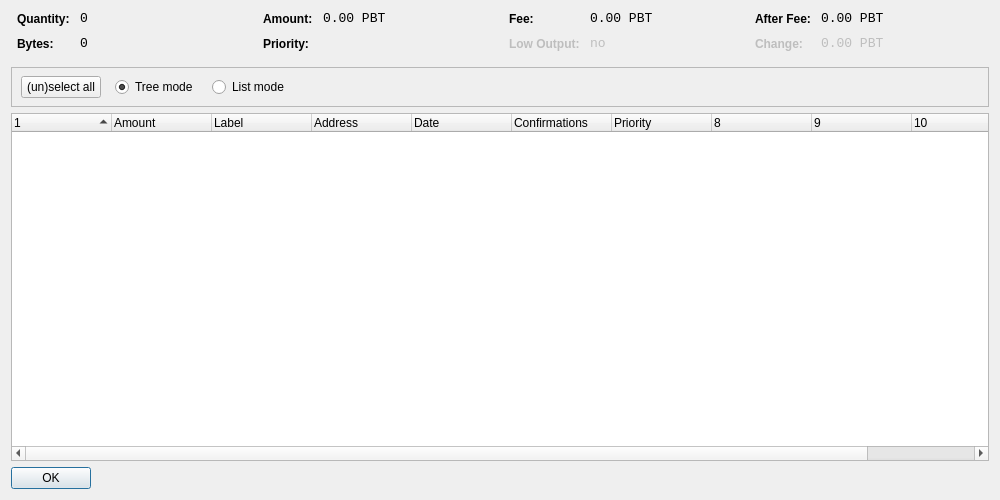
<?xml version="1.0" encoding="UTF-8"?>
<ui version="4.0">
 <class>CoinControlDialog</class>
 <widget class="QDialog" name="CoinControlDialog">
  <property name="geometry">
   <rect>
    <x>0</x>
    <y>0</y>
    <width>1000</width>
    <height>500</height>
   </rect>
  </property>
  <property name="windowTitle">
   <string>Coin Control</string>
  </property>
  <layout class="QVBoxLayout" name="verticalLayout">
   <item>
    <layout class="QHBoxLayout" name="horizontalLayoutTop" stretch="0,0,0,0">
     <property name="topMargin">
      <number>0</number>
     </property>
     <property name="bottomMargin">
      <number>10</number>
     </property>
     <item>
      <layout class="QFormLayout" name="formLayoutCoinControl1">
       <property name="horizontalSpacing">
        <number>10</number>
       </property>
       <property name="verticalSpacing">
        <number>10</number>
       </property>
       <property name="leftMargin">
        <number>6</number>
       </property>
       <property name="rightMargin">
        <number>6</number>
       </property>
       <item row="0" column="0">
        <widget class="QLabel" name="labelCoinControlQuantityText">
         <property name="styleSheet">
          <string notr="true">font-weight:bold;</string>
         </property>
         <property name="text">
          <string>Quantity:</string>
         </property>
        </widget>
       </item>
       <item row="0" column="1">
        <widget class="QLabel" name="labelCoinControlQuantity">
         <property name="font">
          <font>
           <family>Monospace</family>
           <pointsize>10</pointsize>
          </font>
         </property>
         <property name="cursor">
          <cursorShape>IBeamCursor</cursorShape>
         </property>
         <property name="contextMenuPolicy">
          <enum>Qt::ActionsContextMenu</enum>
         </property>
         <property name="text">
          <string notr="true">0</string>
         </property>
         <property name="textInteractionFlags">
          <set>Qt::LinksAccessibleByMouse|Qt::TextSelectableByKeyboard|Qt::TextSelectableByMouse</set>
         </property>
        </widget>
       </item>
       <item row="1" column="0">
        <widget class="QLabel" name="labelCoinControlBytesText">
         <property name="styleSheet">
          <string notr="true">font-weight:bold;</string>
         </property>
         <property name="text">
          <string>Bytes:</string>
         </property>
        </widget>
       </item>
       <item row="1" column="1">
        <widget class="QLabel" name="labelCoinControlBytes">
         <property name="font">
          <font>
           <family>Monospace</family>
           <pointsize>10</pointsize>
          </font>
         </property>
         <property name="cursor">
          <cursorShape>IBeamCursor</cursorShape>
         </property>
         <property name="contextMenuPolicy">
          <enum>Qt::ActionsContextMenu</enum>
         </property>
         <property name="text">
          <string notr="true">0</string>
         </property>
         <property name="textInteractionFlags">
          <set>Qt::LinksAccessibleByMouse|Qt::TextSelectableByKeyboard|Qt::TextSelectableByMouse</set>
         </property>
        </widget>
       </item>
      </layout>
     </item>
     <item>
      <layout class="QFormLayout" name="formLayoutCoinControl2">
       <property name="horizontalSpacing">
        <number>10</number>
       </property>
       <property name="verticalSpacing">
        <number>10</number>
       </property>
       <property name="leftMargin">
        <number>6</number>
       </property>
       <property name="rightMargin">
        <number>6</number>
       </property>
       <item row="0" column="0">
        <widget class="QLabel" name="labelCoinControlAmountText">
         <property name="styleSheet">
          <string notr="true">font-weight:bold;</string>
         </property>
         <property name="text">
          <string>Amount:</string>
         </property>
        </widget>
       </item>
       <item row="0" column="1">
        <widget class="QLabel" name="labelCoinControlAmount">
         <property name="font">
          <font>
           <family>Monospace</family>
           <pointsize>10</pointsize>
          </font>
         </property>
         <property name="cursor">
          <cursorShape>IBeamCursor</cursorShape>
         </property>
         <property name="contextMenuPolicy">
          <enum>Qt::ActionsContextMenu</enum>
         </property>
         <property name="text">
          <string notr="true">0.00 PBT</string>
         </property>
         <property name="textInteractionFlags">
          <set>Qt::LinksAccessibleByMouse|Qt::TextSelectableByKeyboard|Qt::TextSelectableByMouse</set>
         </property>
        </widget>
       </item>
       <item row="1" column="0">
        <widget class="QLabel" name="labelCoinControlPriorityText">
         <property name="styleSheet">
          <string notr="true">font-weight:bold;</string>
         </property>
         <property name="text">
          <string>Priority:</string>
         </property>
        </widget>
       </item>
       <item row="1" column="1">
        <widget class="QLabel" name="labelCoinControlPriority">
         <property name="font">
          <font>
           <family>Monospace</family>
           <pointsize>10</pointsize>
          </font>
         </property>
         <property name="cursor">
          <cursorShape>IBeamCursor</cursorShape>
         </property>
         <property name="contextMenuPolicy">
          <enum>Qt::ActionsContextMenu</enum>
         </property>
         <property name="text">
          <string/>
         </property>
         <property name="textInteractionFlags">
          <set>Qt::LinksAccessibleByMouse|Qt::TextSelectableByKeyboard|Qt::TextSelectableByMouse</set>
         </property>
        </widget>
       </item>
      </layout>
     </item>
     <item>
      <layout class="QFormLayout" name="formLayoutCoinControl3">
       <property name="horizontalSpacing">
        <number>10</number>
       </property>
       <property name="verticalSpacing">
        <number>10</number>
       </property>
       <property name="leftMargin">
        <number>6</number>
       </property>
       <property name="rightMargin">
        <number>6</number>
       </property>
       <item row="0" column="0">
        <widget class="QLabel" name="labelCoinControlFeeText">
         <property name="styleSheet">
          <string notr="true">font-weight:bold;</string>
         </property>
         <property name="text">
          <string>Fee:</string>
         </property>
        </widget>
       </item>
       <item row="0" column="1">
        <widget class="QLabel" name="labelCoinControlFee">
         <property name="font">
          <font>
           <family>Monospace</family>
           <pointsize>10</pointsize>
          </font>
         </property>
         <property name="cursor">
          <cursorShape>IBeamCursor</cursorShape>
         </property>
         <property name="contextMenuPolicy">
          <enum>Qt::ActionsContextMenu</enum>
         </property>
         <property name="text">
          <string notr="true">0.00 PBT</string>
         </property>
         <property name="textInteractionFlags">
          <set>Qt::LinksAccessibleByMouse|Qt::TextSelectableByKeyboard|Qt::TextSelectableByMouse</set>
         </property>
        </widget>
       </item>
       <item row="1" column="0">
        <widget class="QLabel" name="labelCoinControlLowOutputText">
         <property name="enabled">
          <bool>false</bool>
         </property>
         <property name="styleSheet">
          <string notr="true">font-weight:bold;</string>
         </property>
         <property name="text">
          <string>Low Output:</string>
         </property>
        </widget>
       </item>
       <item row="1" column="1">
        <widget class="QLabel" name="labelCoinControlLowOutput">
         <property name="enabled">
          <bool>false</bool>
         </property>
         <property name="font">
          <font>
           <family>Monospace</family>
           <pointsize>10</pointsize>
          </font>
         </property>
         <property name="cursor">
          <cursorShape>IBeamCursor</cursorShape>
         </property>
         <property name="contextMenuPolicy">
          <enum>Qt::ActionsContextMenu</enum>
         </property>
         <property name="text">
          <string notr="true">no</string>
         </property>
         <property name="textInteractionFlags">
          <set>Qt::LinksAccessibleByMouse|Qt::TextSelectableByKeyboard|Qt::TextSelectableByMouse</set>
         </property>
        </widget>
       </item>
      </layout>
     </item>
     <item>
      <layout class="QFormLayout" name="formLayoutCoinControl4">
       <property name="horizontalSpacing">
        <number>10</number>
       </property>
       <property name="verticalSpacing">
        <number>10</number>
       </property>
       <property name="leftMargin">
        <number>6</number>
       </property>
       <property name="rightMargin">
        <number>6</number>
       </property>
       <item row="0" column="0">
        <widget class="QLabel" name="labelCoinControlAfterFeeText">
         <property name="styleSheet">
          <string notr="true">font-weight:bold;</string>
         </property>
         <property name="text">
          <string>After Fee:</string>
         </property>
        </widget>
       </item>
       <item row="0" column="1">
        <widget class="QLabel" name="labelCoinControlAfterFee">
         <property name="font">
          <font>
           <family>Monospace</family>
           <pointsize>10</pointsize>
          </font>
         </property>
         <property name="cursor">
          <cursorShape>IBeamCursor</cursorShape>
         </property>
         <property name="contextMenuPolicy">
          <enum>Qt::ActionsContextMenu</enum>
         </property>
         <property name="text">
          <string notr="true">0.00 PBT</string>
         </property>
         <property name="textInteractionFlags">
          <set>Qt::LinksAccessibleByMouse|Qt::TextSelectableByKeyboard|Qt::TextSelectableByMouse</set>
         </property>
        </widget>
       </item>
       <item row="1" column="0">
        <widget class="QLabel" name="labelCoinControlChangeText">
         <property name="enabled">
          <bool>false</bool>
         </property>
         <property name="styleSheet">
          <string notr="true">font-weight:bold;</string>
         </property>
         <property name="text">
          <string>Change:</string>
         </property>
        </widget>
       </item>
       <item row="1" column="1">
        <widget class="QLabel" name="labelCoinControlChange">
         <property name="enabled">
          <bool>false</bool>
         </property>
         <property name="font">
          <font>
           <family>Monospace</family>
           <pointsize>10</pointsize>
          </font>
         </property>
         <property name="cursor">
          <cursorShape>IBeamCursor</cursorShape>
         </property>
         <property name="contextMenuPolicy">
          <enum>Qt::ActionsContextMenu</enum>
         </property>
         <property name="text">
          <string notr="true">0.00 PBT</string>
         </property>
         <property name="textInteractionFlags">
          <set>Qt::LinksAccessibleByMouse|Qt::TextSelectableByKeyboard|Qt::TextSelectableByMouse</set>
         </property>
        </widget>
       </item>
      </layout>
     </item>
    </layout>
   </item>
   <item>
    <widget class="QFrame" name="frame">
     <property name="minimumSize">
      <size>
       <width>0</width>
       <height>40</height>
      </size>
     </property>
     <property name="frameShape">
      <enum>QFrame::StyledPanel</enum>
     </property>
     <property name="frameShadow">
      <enum>QFrame::Sunken</enum>
     </property>
     <widget class="QWidget" name="horizontalLayoutWidget">
      <property name="geometry">
       <rect>
        <x>10</x>
        <y>0</y>
        <width>781</width>
        <height>41</height>
       </rect>
      </property>
      <layout class="QHBoxLayout" name="horizontalLayoutPanel" stretch="0,0,0,0,0">
       <property name="spacing">
        <number>14</number>
       </property>
       <item>
        <widget class="QPushButton" name="pushButtonSelectAll">
         <property name="sizePolicy">
          <sizepolicy hsizetype="Maximum" vsizetype="Fixed">
           <horstretch>0</horstretch>
           <verstretch>0</verstretch>
          </sizepolicy>
         </property>
         <property name="text">
          <string>(un)select all</string>
         </property>
        </widget>
       </item>
       <item>
        <widget class="QRadioButton" name="radioTreeMode">
         <property name="sizePolicy">
          <sizepolicy hsizetype="Maximum" vsizetype="Fixed">
           <horstretch>0</horstretch>
           <verstretch>0</verstretch>
          </sizepolicy>
         </property>
         <property name="text">
          <string>Tree mode</string>
         </property>
         <property name="checked">
          <bool>true</bool>
         </property>
        </widget>
       </item>
       <item>
        <widget class="QRadioButton" name="radioListMode">
         <property name="sizePolicy">
          <sizepolicy hsizetype="Maximum" vsizetype="Fixed">
           <horstretch>0</horstretch>
           <verstretch>0</verstretch>
          </sizepolicy>
         </property>
         <property name="text">
          <string>List mode</string>
         </property>
        </widget>
       </item>
       <item>
        <spacer name="horizontalSpacer">
         <property name="orientation">
          <enum>Qt::Horizontal</enum>
         </property>
         <property name="sizeHint" stdset="0">
          <size>
           <width>40</width>
           <height>20</height>
          </size>
         </property>
        </spacer>
       </item>
      </layout>
     </widget>
    </widget>
   </item>
   <item>
    <widget class="CoinControlTreeWidget" name="treeWidget">
     <property name="contextMenuPolicy">
      <enum>Qt::CustomContextMenu</enum>
     </property>
     <property name="sortingEnabled">
      <bool>false</bool>
     </property>
     <property name="columnCount">
      <number>11</number>
     </property>
     <attribute name="headerShowSortIndicator" stdset="0">
      <bool>true</bool>
     </attribute>
     <attribute name="headerStretchLastSection">
      <bool>false</bool>
     </attribute>
     <column>
      <property name="text">
       <string/>
      </property>
     </column>
     <column>
      <property name="text">
       <string>Amount</string>
      </property>
     </column>
     <column>
      <property name="text">
       <string>Label</string>
      </property>
     </column>
     <column>
      <property name="text">
       <string>Address</string>
      </property>
     </column>
     <column>
      <property name="text">
       <string>Date</string>
      </property>
     </column>
     <column>
      <property name="text">
       <string>Confirmations</string>
      </property>
      <property name="toolTip">
       <string>Confirmed</string>
      </property>
     </column>
     <column>
      <property name="text">
       <string>Priority</string>
      </property>
     </column>
     <column>
      <property name="text">
       <string/>
      </property>
     </column>
     <column>
      <property name="text">
       <string/>
      </property>
     </column>
     <column>
      <property name="text">
       <string/>
      </property>
     </column>
     <column>
      <property name="text">
       <string/>
      </property>
     </column>
    </widget>
   </item>
   <item>
    <widget class="QDialogButtonBox" name="buttonBox">
     <property name="sizePolicy">
      <sizepolicy hsizetype="Maximum" vsizetype="Fixed">
       <horstretch>0</horstretch>
       <verstretch>0</verstretch>
      </sizepolicy>
     </property>
     <property name="orientation">
      <enum>Qt::Horizontal</enum>
     </property>
     <property name="standardButtons">
      <set>QDialogButtonBox::Ok</set>
     </property>
    </widget>
   </item>
  </layout>
 </widget>
 <customwidgets>
  <customwidget>
   <class>CoinControlTreeWidget</class>
   <extends>QTreeWidget</extends>
   <header>coincontroltreewidget.h</header>
  </customwidget>
 </customwidgets>
 <resources/>
 <connections/>
</ui>
